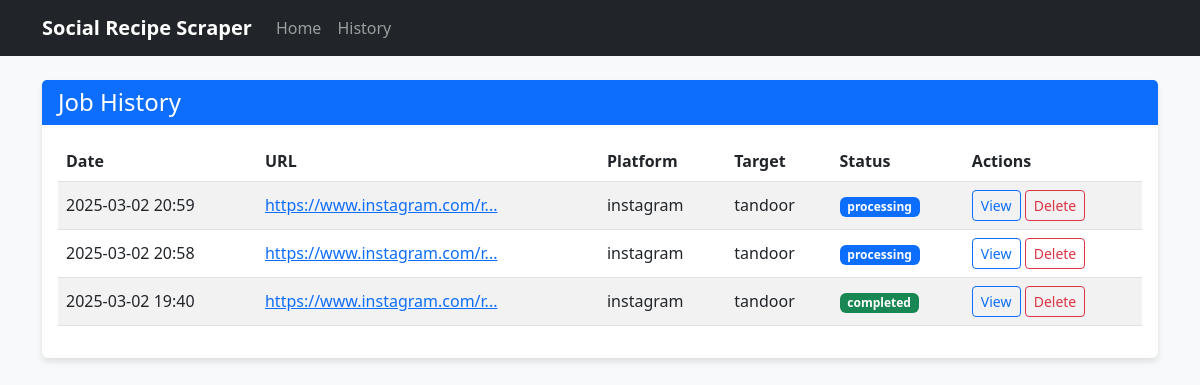
The app's page /history with its own data.
### models.py (models this page shows, shortened)
class Job(db.Model):
    id = db.Column(db.String(36), primary_key=True)
    url = db.Column(db.String(512), nullable=False)
    platform = db.Column(db.String(50), nullable=False)
    target = db.Column(db.String(50), nullable=False)
    status = db.Column(db.String(20), default='pending')  # pending, processing, completed, failed
    progress = db.Column(db.Integer, default=0)
    message = db.Column(db.String(512))
    result = db.Column(db.Text)
    result_url = db.Column(db.String(512))
    created_at = db.Column(db.DateTime, default=datetime.now)
    completed_at = db.Column(db.DateTime)

### app.py (the view)
@app.route('/history')
def history():
    jobs = Job.query.order_by(Job.created_at.desc()).all()
    return render_template('history.html', jobs=jobs)

### templates/history.html
{% extends "base.html" %} {% block title %}Job History{% endblock %} {% block
content %}
<div class="card">
  <div class="card-header bg-primary text-white">
    <h4 class="mb-0">Job History</h4>
  </div>
  <div class="card-body">
    {% if jobs %}
    <div class="table-responsive">
      <table class="table table-striped table-hover">
        <thead>
          <tr>
            <th>Date</th>
            <th>URL</th>
            <th>Platform</th>
            <th>Target</th>
            <th>Status</th>
            <th>Actions</th>
          </tr>
        </thead>
        <tbody>
          {% for job in jobs %}
          <tr>
            <td>{{ job.created_at.strftime('%Y-%m-%d %H:%M') }}</td>
            <td>
              <a href="{{ job.url }}" target="_blank" title="{{ job.url }}">
                {{ job.url|truncate(30) }}
              </a>
            </td>
            <td>{{ job.platform }}</td>
            <td>{{ job.target }}</td>
            <td>
              <span
                class="badge bg-{{ 'success' if job.status == 'completed'
                                        else 'primary' if job.status == 'processing'
                                        else 'danger' if job.status == 'failed'
                                        else 'secondary' }}"
              >
                {{ job.status }}
              </span>
            </td>
            <td>
              <a
                href="{{ url_for('view_job', job_id=job.id) }}"
                class="btn btn-sm btn-outline-primary"
              >
                View
              </a>
              <form
                action="{{ url_for('delete_job', job_id=job.id) }}"
                method="post"
                style="display: inline"
              >
                <button type="submit" class="btn btn-sm btn-outline-danger">
                  Delete
                </button>
              </form>
            </td>
          </tr>
          {% endfor %}
        </tbody>
      </table>
    </div>
    {% else %}
    <div class="alert alert-info">No jobs found.</div>
    {% endif %}
  </div>
</div>
{% endblock %}

### templates/base.html (shortened to what this page needs)
<!DOCTYPE html>
<html lang="en">
  <head>
    <link
      href="https://cdn.jsdelivr.net/npm/bootstrap@5.3.0/dist/css/bootstrap.min.css"
      rel="stylesheet"
    />
    <link
      rel="stylesheet"
      href="{{ url_for('static', filename='css/style.css') }}"
    />
  </head>
  <body>
    <nav class="navbar navbar-expand-lg navbar-dark bg-dark">
      <div class="container">
        <a class="navbar-brand" href="{{ url_for('index') }}"
          >Social Recipe Scraper</a
        >
        <div class="collapse navbar-collapse" id="navbarNav">
          <ul class="navbar-nav">
            <li class="nav-item">
              <a class="nav-link" href="{{ url_for('index') }}">Home</a>
            </li>
            <li class="nav-item">
              <a class="nav-link" href="{{ url_for('history') }}">History</a>
            </li>
          </ul>
        </div>
      </div>
    </nav>
    <div class="container mt-4">
       {% block content %}{% endblock %}
    </div>
  </body>
</html>

### static/css/style.css (style rules this page uses)
body { min-height: 100vh; display: flex; flex-direction: column; background-color: #f8f9fa; }
.navbar-brand { font-weight: bold; }
.card { box-shadow: 0 4px 6px rgba(0, 0, 0, 0.1); border: none; }
.card-header { border-bottom: none; }
table th, table td { vertical-align: middle; }

### records on screen
Job: created_at "2025-03-02 20:59", url "https://www.instagram.com/r...", platform "instagram", target "tandoor", status "processing"
Job: created_at "2025-03-02 20:58", url "https://www.instagram.com/r...", platform "instagram", target "tandoor", status "processing"
Job: created_at "2025-03-02 19:40", url "https://www.instagram.com/r...", platform "instagram", target "tandoor", status "completed"
